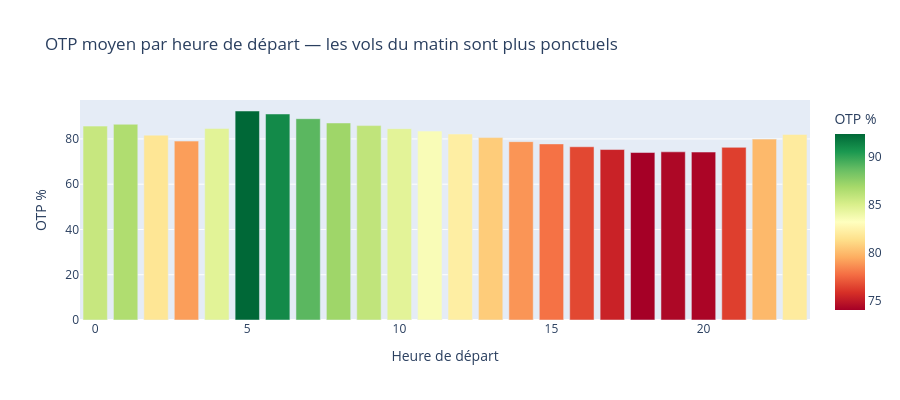

Notebook code for this chart:
### Code cell
hourly = df_seasonality.groupby('dep_hour')['otp_pct'].mean().reset_index()
hourly = hourly.dropna().sort_values('dep_hour')

fig = px.bar(
    hourly,
    x='dep_hour',
    y='otp_pct',
    title='OTP moyen par heure de départ — les vols du matin sont plus ponctuels',
    labels={'dep_hour': 'Heure de départ', 'otp_pct': 'OTP %'},
    color='otp_pct',
    color_continuous_scale='RdYlGn'
)

fig.update_layout(height=400)
fig.show()

### Figure 1 — Plotly figure (JSON) as saved in the notebook; plotly's stock layout.template omitted (floating-point values rounded to 4 significant figures)
{"data": [{"hovertemplate": "Heure de départ=%{x}<br>OTP %=%{marker.color}<extra></extra>", "legendgroup": "", "marker": {"color": [85.66, 86.48, 81.67, 79.04, 84.58, 92.33, 91.02, 88.94, 87.04, 85.89, 84.53, 83.45, 82.16, 80.59, 78.79, 77.8, 76.54, 75.31, 73.99, 74.3, 74.19, 76.28, 79.91, 82.0], "coloraxis": "coloraxis", "pattern": {"shape": ""}}, "name": "", "orientation": "v", "showlegend": false, "textposition": "auto", "type": "bar", "x": [0.0, 1.0, 2.0, 3.0, 4.0, 5.0, 6.0, 7.0, 8.0, 9.0, 10.0, 11.0, 12.0, 13.0, 14.0, 15.0, 16.0, 17.0, 18.0, 19.0, 20.0, 21.0, 22.0, 23.0], "xaxis": "x", "y": [85.66, 86.48, 81.67, 79.04, 84.58, 92.33, 91.02, 88.94, 87.04, 85.89, 84.53, 83.45, 82.16, 80.59, 78.79, 77.8, 76.54, 75.31, 73.99, 74.3, 74.19, 76.28, 79.91, 82.0], "yaxis": "y"}], "layout": {"barmode": "relative", "coloraxis": {"autocolorscale": false, "colorbar": {"title": {"text": "OTP %"}}, "colorscale": [[0, "rgb(165,0,38)"], [0.1, "rgb(215,48,39)"], [0.2, "rgb(244,109,67)"], [0.3, "rgb(253,174,97)"], [0.4, "rgb(254,224,139)"], [0.5, "rgb(255,255,191)"], [0.6, "rgb(217,239,139)"], [0.7, "rgb(166,217,106)"], [0.8, "rgb(102,189,99)"], [0.9, "rgb(26,152,80)"], [1, "rgb(0,104,55)"]]}, "height": 400, "legend": {"tracegroupgap": 0}, "title": {"text": "OTP moyen par heure de départ — les vols du matin sont plus ponctuels"}, "xaxis": {"anchor": "y", "domain": [0, 1], "title": {"text": "Heure de départ"}}, "yaxis": {"anchor": "x", "domain": [0, 1], "title": {"text": "OTP %"}}}}
